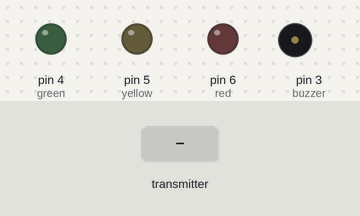
Bench run of a sketch on a simulated Arduino Uno, built with avr-gcc and run on an emulated ATmega328P. Shown: output pins drawn as LEDs (lit = HIGH), buzzer (waves = sounding). The inputs (shaded band) are chosen by the test bench. No radio packets arrive unless stated.

Above: at 1.2 s.
1.3 s: the transmitter starts sending sensorState = 1
At 2.4 s:
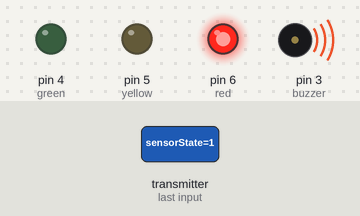
Timing chart, 0 to 4.3 s (numbered marks = the images above; inputs shaded):
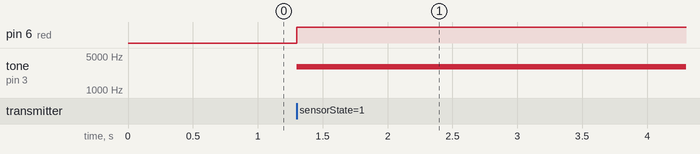

Measured:
- after the input at 1.3 s, pin 6 (red): LOW → HIGH at once; tone on pin 3 (buzzer): silent → 3000 Hz at once

The sketch:

Radar_RX.ino
```cpp
//Nrf24
#include <SPI.h>
#include <nRF24L01.h>
#include <RF24.h>
RF24 radio(9, 8); // CE, CSN
const byte address[6] = "00002";

int sensorState = 0;
int buzzer = 3;
int green = 4;
int yellow = 5;
int red = 6;

void setup() {
  //Nrf24
  radio.begin();
  radio.openReadingPipe(0, address);
  radio.setPALevel(RF24_PA_MIN);

  pinMode (red, OUTPUT);
  pinMode (yellow, OUTPUT);
  pinMode (green, OUTPUT);
  pinMode (buzzer, OUTPUT);
}

void loop() {
  //Starting Nrf24 as receiver
  radio.startListening();
  while (!radio.available());
  radio.read(&sensorState, sizeof(sensorState));

  if (sensorState == 1)
  { digitalWrite (red, HIGH);
    digitalWrite (yellow, LOW);
    digitalWrite (green, LOW);
    tone (buzzer, 3000);
    }

  else if (sensorState == 2)
  { digitalWrite (red, LOW);
    digitalWrite (yellow, HIGH);
    digitalWrite (green, LOW);
    noTone (buzzer);
    }

  else if (sensorState == 3)
  { digitalWrite (red, LOW);
    digitalWrite (yellow, LOW);
    digitalWrite (green, HIGH);
    noTone (buzzer);
   }

}

/*digitalWrite (red, HIGH);
  digitalWrite (yellow, LOW);
  digitalWrite (green, LOW);
  delay (500);
  digitalWrite (red, LOW);
  digitalWrite (yellow, HIGH);
  digitalWrite (green, LOW);
  delay (500);
  digitalWrite (red, LOW);
  digitalWrite (yellow, LOW);
  digitalWrite (green, HIGH);
  delay (500);
  digitalWrite (red, LOW);
  digitalWrite (yellow, LOW);
  digitalWrite (green, LOW);*/
```
